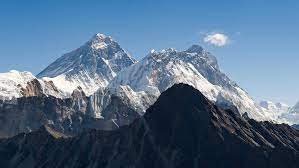
#> input picture images.jpg, 299 x 168 px
$ jupyter execute ch21.ipynb
#> lines starting #> are read from the running program, lines starting #| are printed output that depends on the picture
[cell 1]
import numpy as np
import cv2

[cell 2]
# Load an color image in grayscale
img = cv2.imread('images.jpg', 1)
#> img is the input picture: shape (168, 299, 3); mean B, G, R 137.8, 111.5, 86

[cell 3]
cv2.imshow('image', img)
cv2.waitKey(0)
cv2.destroyAllWindows()

[cell 4]
cv2.namedWindow('image', cv2.WINDOW_NORMAL)
cv2.imshow('image',img)
cv2.waitKey(0)
cv2.destroyAllWindows()

[cell 5]
cv2.imwrite('messigray.png', img)
#> Out = True

[cell 6]
img = cv2.imread('images.jpg', 1)
cv2.imshow('image',img)
k = cv2.waitKey(0)
#> (key Esc is pressed here)
if k == 27: # wait for ESC key to exit
  cv2.destroyAllWindows()
elif k == ord('s'): # wait for 's' key to save and exit
  cv2.imwrite('messigray.png',img)
  cv2.destroyAllWindows()

[cell 7]
import numpy as np
import cv2
from matplotlib import pyplot as plt

[cell 8]
img = cv2.imread('images.jpg', 0)
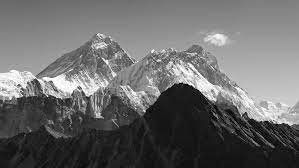
#> img: shape (168, 299); min 0, max 255, mean 106.9
plt.imshow(img, cmap = 'gray', interpolation = 'bicubic')
plt.xticks([]), plt.yticks([]) # to hide tick values on X and Y axis
plt.show()
